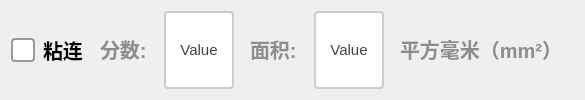
             <widget class="QWidget" name="widget_extra2" native="true">
              <layout class="QGridLayout" name="gridLayout_8">
               <item row="0" column="0">
                <layout class="QHBoxLayout" name="horizontalLayout_15" stretch="2,1,2,0,2,0">
                 <item>
                  <widget class="QCheckBox" name="ckb_zhanlian">
                   <property name="sizePolicy">
                    <sizepolicy hsizetype="Minimum" vsizetype="Minimum">
                     <horstretch>0</horstretch>
                     <verstretch>0</verstretch>
                    </sizepolicy>
                   </property>
                   <property name="styleSheet">
                    <string notr="true">QCheckBox {
    spacing: 8px;
    font-size: 20px;
    color: #333;
    font-weight: bold;        
    color:  rgb(0, 0, 0);       
}

/* 未选中状态 */
QCheckBox::indicator {
    width: 20px;
    height: 20px;
    border-radius: 4px; /* 方形，圆角可适当调整 */
    border: 2px solid #999;
    background: #ffffff;
}

/* 悬停效果 */
QCheckBox::indicator:hover {
    border: 2px solid #666;
}

/* 选中状态 */
QCheckBox::indicator:checked {
    border: 2px solid #2196F3;
    background-color: qradialgradient(
        cx:0.5, cy:0.5,
        radius:0.4,
        fx:0.5, fy:0.5,
        stop:0 #2196F3,
        stop:1 transparent
    );
}

/* 禁用状态 */
QCheckBox::indicator:disabled {
    border: 2px solid #ccc;
    background: #eee;
}

/* 选中时的文字颜色 */
QCheckBox:checked {
    color: #2196F3;
    font-weight: 500;
}

/* 点击动画效果 */
QCheckBox::indicator:pressed {
    border: 2px solid #1565C0;
    background-color: qradialgradient(
        cx:0.5, cy:0.5,
        radius:0.5,
        fx:0.5, fy:0.5,
        stop:0 #BBDEFB,
        stop:1 transparent
    );
}</string>
                   </property>
                   <property name="text">
                    <string>粘连</string>
                   </property>
                  </widget>
                 </item>
                 <item>
                  <widget class="QLabel" name="label_27">
                   <property name="styleSheet">
                    <string notr="true">QLabel {
       font-size: 20px;        
       font-weight: bold;        
       color:  rgb(141, 141, 141);       
       padding: 5px 5px;     
       border-bottom: 2px solid #cccccc; 
    }</string>
                   </property>
                   <property name="text">
                    <string>分数:</string>
                   </property>
                  </widget>
                 </item>
                 <item>
                  <widget class="QPushButton" name="btn_zhanlianScore">
                   <property name="sizePolicy">
                    <sizepolicy hsizetype="Minimum" vsizetype="Minimum">
                     <horstretch>0</horstretch>
                     <verstretch>0</verstretch>
                    </sizepolicy>
                   </property>
                   <property name="maximumSize">
                    <size>
                     <width>100</width>
                     <height>100</height>
                    </size>
                   </property>
                   <property name="styleSheet">
                    <string notr="true">QPushButton {
    padding: 6px 14px;
    border: 2px solid #CCC;
    border-radius: 4px;
    background-color: white;
    color: #444;
    font-size: 15px; 
}

QPushButton:hover {
    border-color: #999;
    background-color: #F5F5F5;
}

QPushButton:pressed {
    border-color: #777;
    background-color: #EEE;
}</string>
                   </property>
                   <property name="text">
                    <string>Value</string>
                   </property>
                  </widget>
                 </item>
                 <item>
                  <widget class="QLabel" name="label_28">
                   <property name="styleSheet">
                    <string notr="true">QLabel {
       font-size: 20px;        
       font-weight: bold;        
       color:  rgb(141, 141, 141);       
       padding: 5px 5px;     
       border-bottom: 2px solid #cccccc; 
    }</string>
                   </property>
                   <property name="text">
                    <string>面积:</string>
                   </property>
                  </widget>
                 </item>
                 <item>
                  <widget class="QPushButton" name="btn_zhanlianArea">
                   <property name="sizePolicy">
                    <sizepolicy hsizetype="Minimum" vsizetype="Minimum">
                     <horstretch>0</horstretch>
                     <verstretch>0</verstretch>
                    </sizepolicy>
                   </property>
                   <property name="maximumSize">
                    <size>
                     <width>100</width>
                     <height>100</height>
                    </size>
                   </property>
                   <property name="styleSheet">
                    <string notr="true">QPushButton {
    padding: 6px 14px;
    border: 2px solid #CCC;
    border-radius: 4px;
    background-color: white;
    color: #444;
    font-size: 15px; 
}

QPushButton:hover {
    border-color: #999;
    background-color: #F5F5F5;
}

QPushButton:pressed {
    border-color: #777;
    background-color: #EEE;
}</string>
                   </property>
                   <property name="text">
                    <string>Value</string>
                   </property>
                  </widget>
                 </item>
                 <item>
                  <widget class="QLabel" name="label_16">
                   <property name="styleSheet">
                    <string notr="true">QLabel {
       font-size: 20px;        
       font-weight: bold;        
       color:  rgb(141, 141, 141);       
       padding: 5px 5px;     
       border-bottom: 2px solid #cccccc; 
    }</string>
                   </property>
                   <property name="text">
                    <string>平方毫米（mm²）</string>
                   </property>
                  </widget>
                 </item>
                </layout>
               </item>
              </layout>
             </widget>
